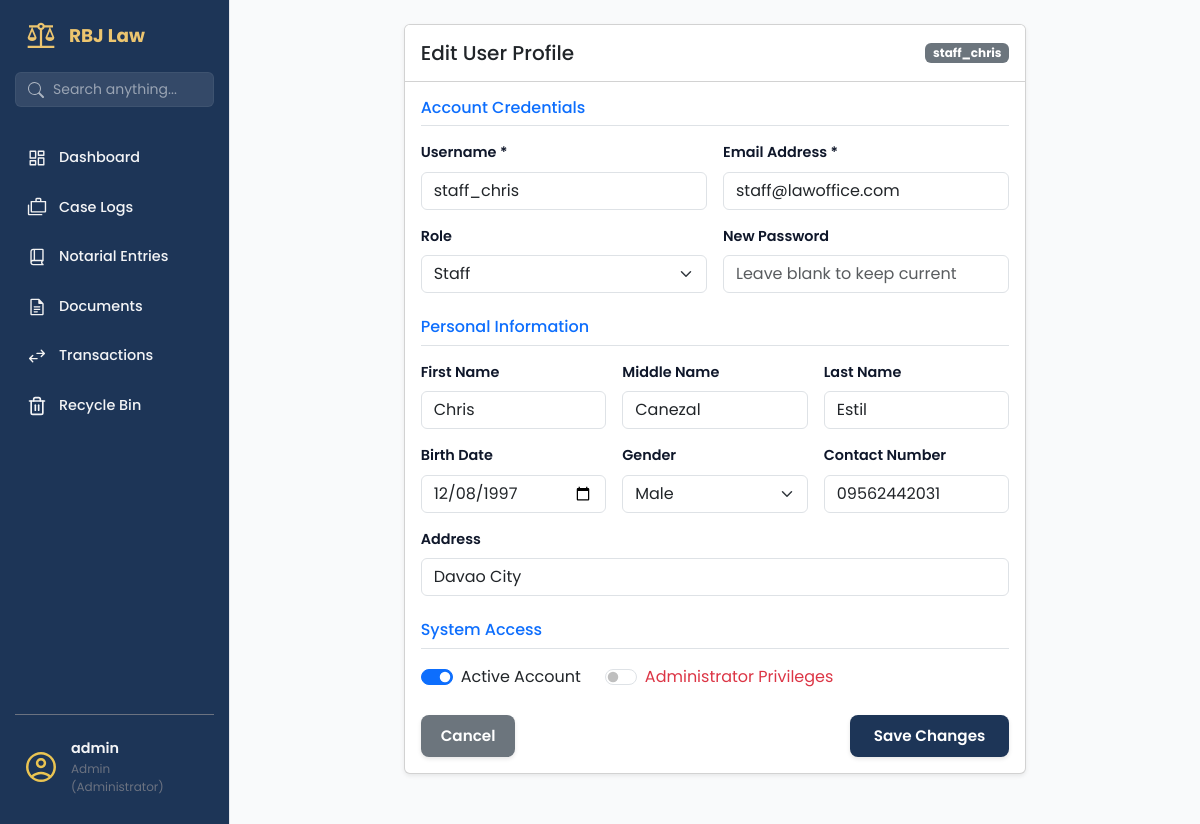
Page /admin/users/2/edit (signed in) on the committed database.
### app/models/user_model.py (models this page shows, shortened)
class User(UserMixin, db.Model):
    __tablename__ = 'users'
    id = db.Column(db.Integer, primary_key=True)
    username = db.Column(db.String(80), unique=True, nullable=False, index=True)
    email = db.Column(db.String(120), unique=True, nullable=False)
    password_hash = db.Column(db.String(128), nullable=False)
    contact_number = db.Column(db.String(20), nullable=True)
    first_name = db.Column(db.String(100), nullable=True)
    middle_name = db.Column(db.String(100), nullable=True)
    last_name = db.Column(db.String(100), nullable=True)
    birth_date = db.Column(db.Date, nullable=True)
    gender = db.Column(db.String(20), nullable=True)
    address = db.Column(db.String(255), nullable=True)
    role = db.Column(db.String(50), default='attorney', nullable=False)
    is_active = db.Column(db.Boolean, default=True, nullable=False)
    is_admin = db.Column(db.Boolean, default=False, nullable=False)
    created_at = db.Column(db.DateTime, default=datetime.utcnow)
    updated_at = db.Column(db.DateTime, default=datetime.utcnow, onupdate=datetime.utcnow)

### app/routes/admin_profile_routes.py (the view, shortened to what this page needs)
@admin_bp.route('/users/<int:user_id>/edit', methods=['GET', 'POST'])
@login_required
def edit_user(user_id):
    if not current_user.is_admin:
        abort(403)
    user = get_user_by_id(user_id)
    if not user:
        flash('User not found.', 'danger')
        return redirect(url_for('admin.manage_users_page'))
    return render_template('edit_user.html', user=user)

### app/templates/edit_user.html (shortened to what this page needs)
{% extends "base.html" %}
{% block content %}
<div class="container mt-4">
    <div class="row justify-content-center">
        <div class="col-md-8">
            <div class="card shadow-sm">
                <div class="card-header bg-white py-3">
                    <div class="d-flex justify-content-between align-items-center">
                        <h5 class="mb-0">Edit User Profile</h5>
                        <span class="badge bg-secondary">{{ user.username }}</span>
                    </div>
                </div>
                <div class="card-body">
                    <form method="POST">
                        <h6 class="text-primary border-bottom pb-2 mb-3">Account Credentials</h6>
                        <div class="row g-3 mb-3">
                            <div class="col-md-6">
                                <label class="form-label">Username *</label>
                                <input type="text" class="form-control" name="username" value="{{ user.username }}" required>
                            </div>
                            <div class="col-md-6">
                                <label class="form-label">Email Address *</label>
                                <input type="email" class="form-control" name="email" value="{{ user.email }}" required>
                            </div>
                            <div class="col-md-6">
                                <label class="form-label">Role</label>
                                <select class="form-select" name="role">
                                    <option value="staff" {% if user.role == 'staff' %}selected{% endif %}>Staff</option>
                                </select>
                            </div>
                            <div class="col-md-6">
                                <label class="form-label">New Password</label>
                                <input type="password" class="form-control" name="new_password" placeholder="Leave blank to keep current">
                            </div>
                        </div>
                        <h6 class="text-primary border-bottom pb-2 mb-3 mt-4">Personal Information</h6>
                        <div class="row g-3 mb-3">
                            <div class="col-md-4">
                                <label class="form-label">First Name</label>
                                <input type="text" class="form-control" name="first_name" value="{{ user.first_name or '' }}">
                            </div>
                            <div class="col-md-4">
                                <label class="form-label">Middle Name</label>
                                <input type="text" class="form-control" name="middle_name" value="{{ user.middle_name or '' }}">
                            </div>
                            <div class="col-md-4">
                                <label class="form-label">Last Name</label>
                                <input type="text" class="form-control" name="last_name" value="{{ user.last_name or '' }}">
                            </div>
                            <div class="col-md-4">
                                <label class="form-label">Birth Date</label>
                                <input type="date" class="form-control" name="birth_date" value="{{ user.birth_date.strftime('%Y-%m-%d') if user.birth_date else '' }}">
                            </div>
                            <div class="col-md-4">
                                <label class="form-label">Gender</label>
                                <select class="form-select" name="gender">
                                    <option value="Male" {% if user.gender == 'Male' %}selected{% endif %}>Male</option>
                                </select>
                            </div>
                            <div class="col-md-4">
                                <label class="form-label">Contact Number</label>
                                <input type="text" class="form-control" name="contact_number" value="{{ user.contact_number or '' }}">
                            </div>
                            <div class="col-12">
                                <label class="form-label">Address</label>
                                <input type="text" class="form-control" name="address" value="{{ user.address or '' }}" placeholder="Full Address">
                            </div>
                        </div>
                        <h6 class="text-primary border-bottom pb-2 mb-3 mt-4">System Access</h6>
                        <div class="d-flex gap-4 mb-4">
                            <div class="form-check form-switch">
                                <input class="form-check-input" type="checkbox" name="is_active" id="activeCheck" {% if user.is_active %}checked{% endif %}>
                                <label class="form-check-label" for="activeCheck">Active Account</label>
                            </div>
                            <div class="form-check form-switch">
                                <input class="form-check-input" type="checkbox" name="is_admin" id="adminCheck" {% if user.is_admin %}checked{% endif %}>
                                <label class="form-check-label text-danger" for="adminCheck">Administrator Privileges</label>
                            </div>
                        </div>
                        <div class="d-flex justify-content-between">
                            <a href="{{ url_for('settings.settings_page') }}" class="btn btn-secondary">Cancel</a>
                            <button type="submit" class="btn btn-primary px-4">Save Changes</button>
                        </div>
                    </form>
                </div>
            </div>
        </div>
    </div>
</div>
{% endblock %}

### app/templates/base.html (shortened to what this page needs)
<!DOCTYPE html>
<html lang="en">
<head>
    <link rel="stylesheet" href="{{ url_for('static', filename='vendor/bootstrap/css/bootstrap.min.css') }}">
    <link rel="stylesheet" href="{{ url_for('static', filename='css/main.css') }}">
    <link rel="stylesheet" href="{{ url_for('static', filename='css/sidebar.css') }}">
</head>
<body>
    <aside class="sidebar">
        <div class="sidebar-header">
            <img src="{{ url_for('static', filename='img/scales-of-justice.svg') }}" alt="logo" class="logo-img">
            <h2>RBJ Law</h2>
        </div>
        <div class="sidebar-search">
            <form action="{{ url_for('search.search_page') }}" method="GET">
                <div class="input-group">
                    <span class="input-group-text bg-transparent border-0 pe-0">
                    </span>
                    <input type="text" name="q" class="form-control" placeholder="Search anything..."
                        aria-label="Search" value="{{ request.args.get('q', '') }}">
                </div>
            </form>
        </div>
        <ul class="sidebar-links">
            <li>
                <a href="{{ url_for('dashboard.dashboard_page') }}"
                    class="{{ 'active' if 'dashboard' in request.endpoint else '' }}">
                    <span class="icon-wrapper"><img src="{{ url_for('static', filename='img/dashboard.svg') }}"
                            alt=""></span>
                    Dashboard
                </a>
            </li>
            {% if current_user.is_authenticated and (current_user.is_admin or current_user.role == 'admin') %}
            <li>
                <a href="{{ url_for('case.list_cases') }}" class="{{ 'active' if 'case' in request.endpoint else '' }}">
                    <span class="icon-wrapper"><img src="{{ url_for('static', filename='img/cases.svg') }}"
                            alt=""></span>
                    Case Logs
                </a>
            </li>
            {% endif %}
            {% if current_user.is_authenticated and current_user.role in ['admin', 'staff'] %}
            <li>
                <a href="{{ url_for('notarial_entries.notarial_entries_page') }}"
                    class="{{ 'active' if 'notarial' in request.endpoint else '' }}">
                    <span class="icon-wrapper"><img src="{{ url_for('static', filename='img/book.svg') }}"
                            alt=""></span>
                    Notarial Entries
                </a>
            </li>
            {% endif %}
            {% if current_user.is_authenticated and current_user.role in ['admin', 'staff'] %}
            <li>
                <a href="{{ url_for('documents.documents_page') }}"
                    class="{{ 'active' if 'documents' in request.endpoint else '' }}">
                    <span class="icon-wrapper"><img src="{{ url_for('static', filename='img/documents.svg') }}"
                            alt=""></span>
                    Documents
                </a>
            </li>
            {% endif %}
            {% if current_user.is_authenticated and current_user.role in ['admin', 'staff'] %}
            <li>
                <a href="{{ url_for('transaction.transactions_page') }}"
                    class="{{ 'active' if 'transaction' in request.endpoint else '' }}">
                    <span class="icon-wrapper"><img src="{{ url_for('static', filename='img/transaction.svg') }}"
                            alt=""></span>
                    Transactions
                </a>
            </li>
            {% endif %}
            <li>
                <a href="{{ url_for('recycle.recycle_bin_page') }}"
                    class="{{ 'active' if 'recycle' in request.endpoint else '' }}">
                    <span class="icon-wrapper">
                    </span>
                    Recycle Bin
                </a>
            </li>
        </ul>
        <div class="sidebar-footer">
            <button class="avatar-btn" id="avatarBtn">
                <img src="{{ url_for('static', filename='img/avatar.svg') }}" alt="User Avatar">
                <div class="user-info">
                    <span class="user-name">
                        {{ current_user.username }}
                    </span>
                    <span class="user-role">
                        {{ current_user.role|title }}
                        {% if current_user.is_admin %} (Administrator){% endif %}
                    </span>
                </div>
            </button>
        </div>
    </aside>
    <div class="page-container">
        {% block content %}
        {% endblock %}
    </div>
</body>
</html>

### rows in the picture
User: username "admin", role "Admin"
User: username "staff_chris", email "staff@lawoffice.com", role "Staff", first_name "Chris", middle_name "Canezal", last_name "Estil", birth_date "12/08/1997", gender "Male", contact_number "09562442031", address "Davao City", is_active "☑"
